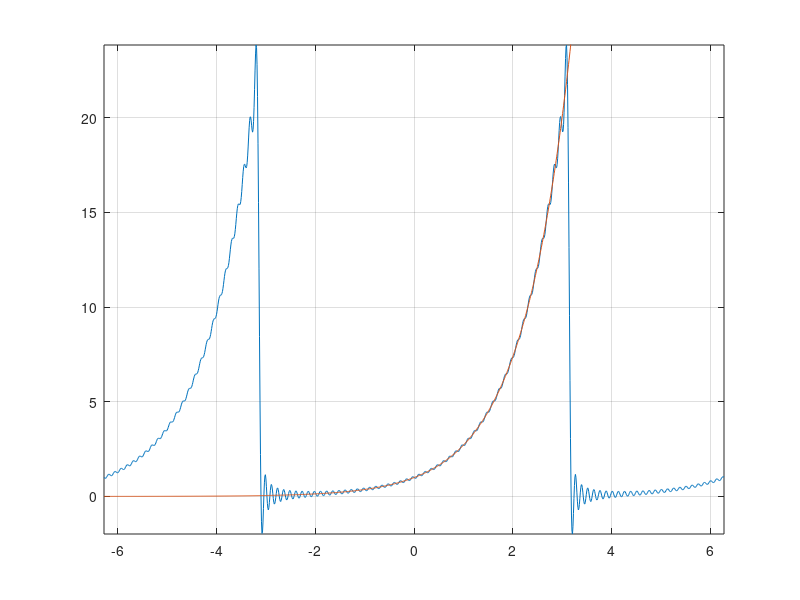

Reproduce this figure in MATLAB. (Note: this script raises an error after producing the figure.)


a=@(n)(-1)^n*(exp(pi)-exp(-pi))/pi/(n^2+1);
b=@(n)-n*a(n);

x=[-2*pi:0.01:2*pi];
f=a(0)/2;
nm=50;
for n=1:nm
    f=f+a(n)*cos(n*x)+b(n)*sin(n*x);
end
figure("Position",[100,100,297,210])
plot(x,f); hold on;
plot(x,exp(x));
ylim([min(f) max(f)])
xlim([min(x) max(x)]); grid on;
exportgraphics(gcf,"plot"+num2str(nm)+".png","Resolution",300);